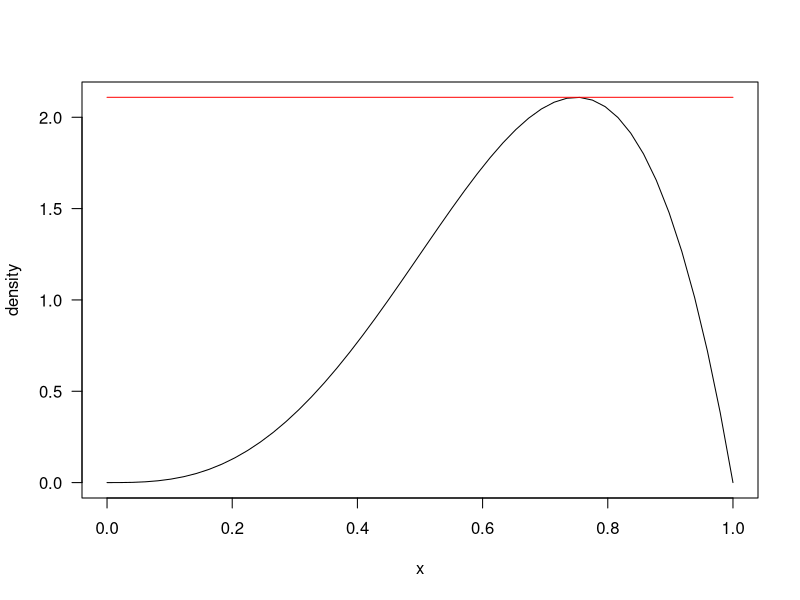
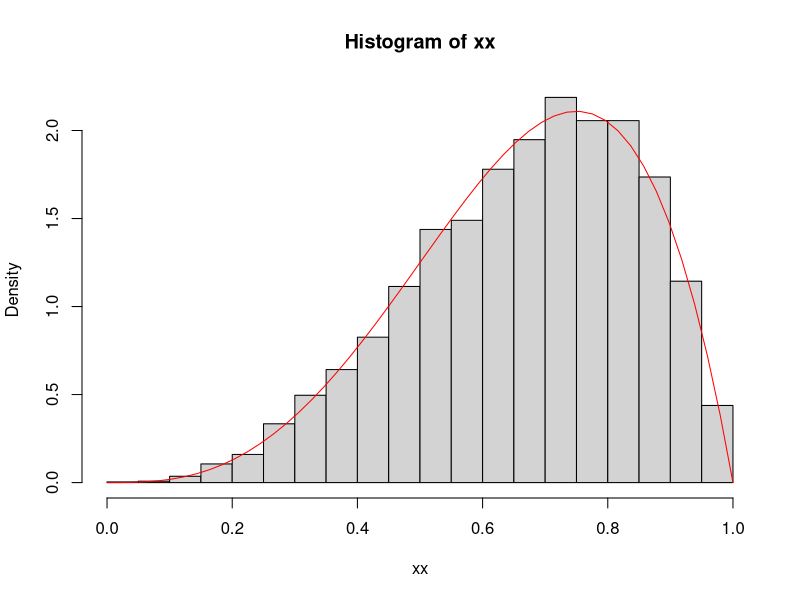
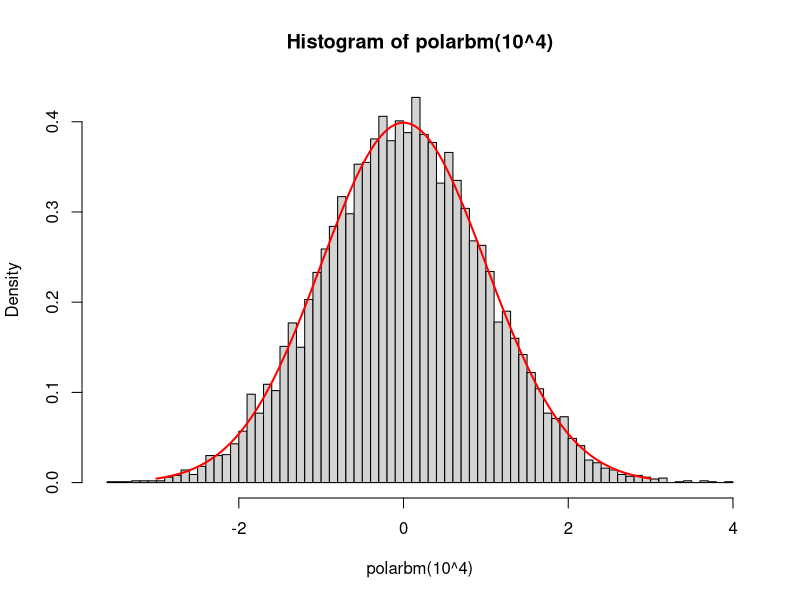
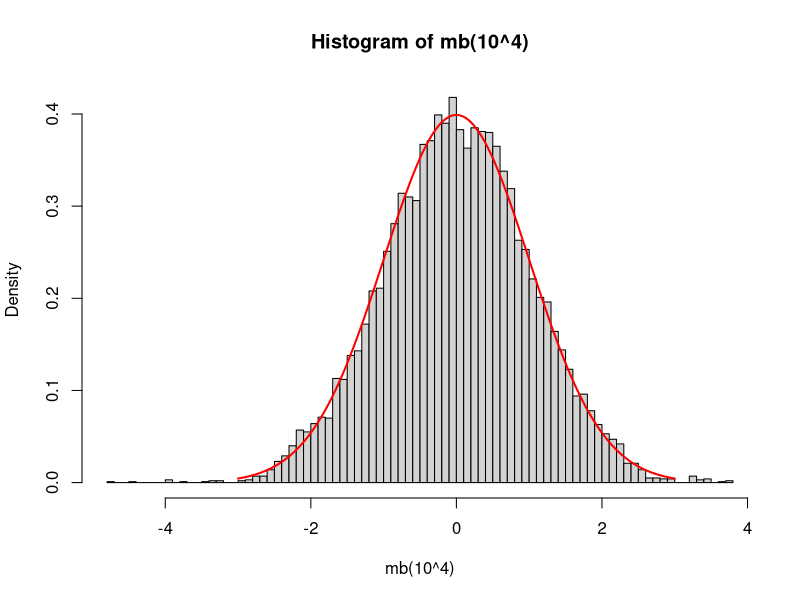
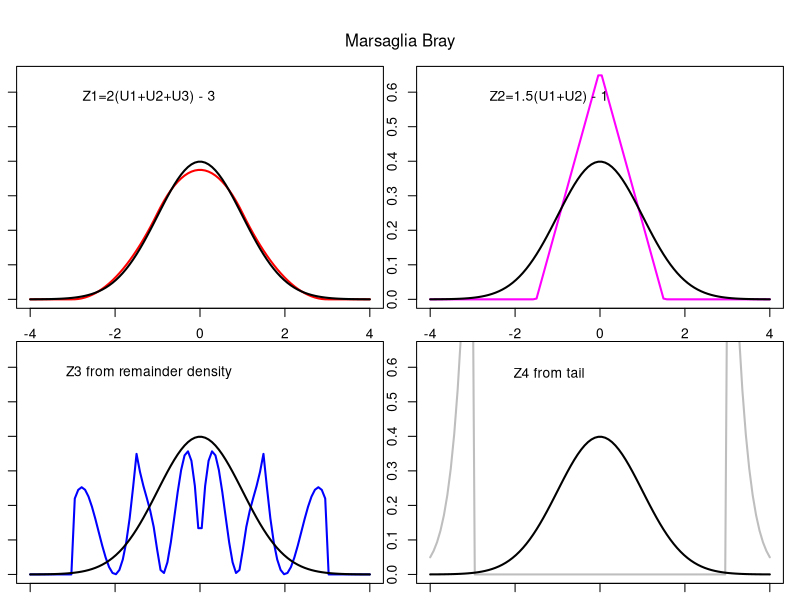

The R source for these figures, in order:
## ---- chunk 1
knitr::opts_chunk$set(fig.width=4, fig.height=4, fig.path='Figs/',
                      echo=TRUE, warning=FALSE, message=FALSE)
## ---- chunk 2

aa <- 4
bb <- 2
xstar <- (aa-1)/(aa+bb-2)

supp <- seq(0,1,length=50)
ff <- dbeta(supp, shape1=aa, shape2=bb)

cc  <-dbeta(xstar,shape1=aa,shape2=bb)
gg <- cc*rep(1,length(supp))

plot( supp, ff, type="l", xlab="x", ylab="density" , las=1 )
lines( supp, gg, col="red" )

## ---- chunk 3

nsamp <- 10^4
xx <- numeric(nsamp)
for( isamp in 1:nsamp )
 {
   ## do one draw
   notdone <- TRUE
   while(notdone)
    { 
     x <- runif(1)      ## draw from envelope
     y <-  cc*runif(1)  ## unif between 0 and envelope
     notdone <- ( y > dbeta(x, shape1=aa,shape2=bb) )
    }
   xx[isamp] <- x
 }
hist(xx,prob=TRUE)
lines( supp, ff, col="red" )


## ---- chunk 4

polarbm <- function(n)
 {
  count <- 0
  z <- NULL
  notdone <- TRUE
  while(notdone)
   {
    outside <- TRUE
    while( outside )
     {
      u <- runif(2,min=(-1),max=1)
      T <- sum(u^2)
      outside <- (T>1)
      }
    # so T <= 1
    tmp <- sqrt((2/T)*log(1/T))
    z1 <- tmp*u[1]
    z2 <- tmp*u[2]
    z <- c( z, z1, z2 )
    count <- count+ 2
    notdone <- (count<n)
   }
  return(z[1:n])
 }

hist( polarbm(10^4), 100, prob=TRUE )
s <- seq(-3,3,by=.01)
lines( s, dnorm(s), col='red', lwd=2 )

## ---- chunk 5

# auxiliary function
g3 <- function(x)
 {
  aa <- 17.49731196
  bb <-  4.73570326
  cc <-  2.15787544
  dd <-  2.36785163
  y <- abs(x)
  if(y<1){ val <- aa*exp(-y^2/2) - bb*(3-y^2)-cc*(1.5-y) }
  else if( y>=1 & y <1.5 ){ val <- aa*exp(-y^2/2)-dd*(3-y)^2 -cc*(1.5-y) }
  else if( y >= 1.5 & y < 3 ){ val <- aa*exp(-y^2/2)-dd*(3-y)^2 }
  else{ val <- 0 }
  return(val)
 }

# main Marsaglia-Bray
mb <- function(n)
 {
  z <- numeric(n)
  a1 <- 0.8638
  a2 <- 0.1107
  a3 <- 0.0228002039
  a4 <- 1-a1-a2-a3
  for( i in 1:n )
   {
    u <- runif(1)
    if( u <= a1 ){ z[i] <- 2*sum(runif(3)) - 3 }
    else if( u <= a1+a2 ){ z[i] <- 1.5*sum(runif(2)) - 1.5 }
    else if( u <= a1+a2+a3 )
      {
       ok <- TRUE
       while(ok)
         {
           x <- 6*runif(1)-3
           y <- 0.358*runif(1)
           ok <- (y < g3(x) )
         }
       z[i] <- x
      }
    else
      {
       ## sample the tails using more expensive method
       aa <- runif(1)
       if( aa <= 1/2 ){ ss <- 1; aa <- 2*aa }
       else{ ss <- -1; aa <- 2*aa - 1 }
       aa <- pnorm(-3) * aa/2
       x <- qnorm(abs(aa))
       z[i] <- ss*x
       }
    }
  return(z)
 }

## Try it
hist( mb(10^4), 100, prob=TRUE )
s <- seq(-3,3,by=.01)
lines( s, dnorm(s), col='red', lwd=2 )
## ---- chunk 6
## largest part is sum of 3 uniforms

s3 <- function(x)
 {
  # density of sum of 3 standard uniforms
  den <- 0
  if( x > 0 & x <= 1 ){ den <- x^2/2 }
  if( x > 1 & x <= 2 ){ den <- (-x^2 + 3*x - 3/2 ) }
  if( x > 2 & x <= 3 ){ den <- (x-3)^2/2 }
  den
 }

f3 <- function(z){ (1/2)*s3( (z+3)/2 ) } ## density of (2S-3)
f3.v <- Vectorize(f3)

supp <- seq(-4,4, length=100 )

d1 <- f3.v( supp )    ##  density of first component [convolution of 3 uniforms]
dtarget <- dnorm(supp)

## second part is sum of two

s2 <- function(x)
 {
  # density of sum of 2 standard uniforms
  den <- 0
  if( x > 0 & x <= 1 ){ den <- x }
  if( x > 1 & x <= 2 ){ den <- 2-x }
  den
 }

f2 <- function(z){ (2/3)*s2( z*2/3 + 1 ) } ## density of (3/2)( S-1 )
f2.v <- Vectorize(f2)
d2 <- f2.v( supp ) 


# Marsaglia Bray mixing weights
 a1 <- 0.8638
 a2 <- 0.1107
 a3 <- 0.0228002039
# a4 <- 1-a1-a2-a3

d12 <- d1*a1 + d2*a2

## Bring in the difference determined by Marsaglia and Bray

g3 <- function(x)
 {
  aa <- 17.49731196
  bb <-  4.73570326
  cc <-  2.15787544
  dd <-  2.36785163
  y <- abs(x)
  if(y<1){ val <- aa*exp(-y^2/2) - bb*(3-y^2)-cc*(1.5-y) }
  else if( y>=1 & y <1.5 ){ val <- aa*exp(-y^2/2)-dd*(3-y)^2 -cc*(1.5-y) }
  else if( y >= 1.5 & y < 3 ){ val <- aa*exp(-y^2/2)-dd*(3-y)^2 }
  else{ val <- 0 }
  return(val)
 }

g3.v <- Vectorize(g3)


## so now mix 3
yl <- range(d2)
xa <- -1.2
ya <- .9*yl[2]

d123 <- d12 + a3*g3.v(supp)

par( mfrow=c(2,2), mar=rep(1,4), oma=c(0,0,3,0) )
plot( supp, d1, type="l", lwd=2, col="red" , ylim=yl)
lines( supp, dtarget, lwd=2, col="black" )
text( xa, ya, "Z1=2(U1+U2+U3) - 3" )

plot( supp, d2, type="l", lwd=2, col="magenta" , ylim=yl)
lines( supp, dtarget, lwd=2, col="black" )
text( xa, ya, "Z2=1.5(U1+U2) - 1" )

plot( supp, g3.v(supp), type="l", lwd=2, col="blue" , ylim=yl)
lines( supp, dtarget, lwd=2, col="black" )
text( xa, ya, "Z3 from remainder density" )

plot( supp, dtarget*(abs(supp)>3)/(2*pnorm(3,lower.tail=FALSE) ),
	 type="l", lwd=2, col="grey" , ylim=yl)
lines( supp, dtarget, lwd=2, col="black" )
text( xa, ya, "Z4 from tail" )

mtext(outer=TRUE, "Marsaglia Bray" )
